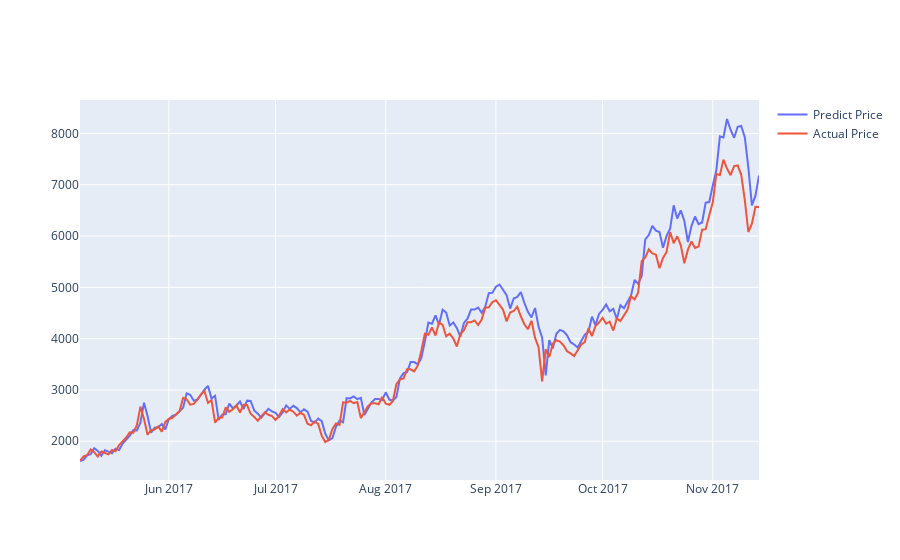

Notebook source saved alongside this figure:
### Code cell
actual_chart = go.Scatter(x=predictDates, y=testY_reshape, name= 'Actual Price')
predict_chart = go.Scatter(x=predictDates, y=yhat_reshape, name= 'Predict Price')
py.iplot([predict_chart, actual_chart])

### Figure 1 — Plotly figure (JSON) as saved in the notebook; plotly's stock layout.template omitted (floating-point values rounded to 4 significant figures; data arrays with more than 128 entries replaced by an {"elided": "..."} marker saying what was removed)
{"data": [{"name": "Predict Price", "type": "scatter", "x": {"elided": "192 str values"}, "y": {"elided": "192 float values"}}, {"name": "Actual Price", "type": "scatter", "x": {"elided": "192 str values"}, "y": {"elided": "192 float values"}}], "layout": {}}
